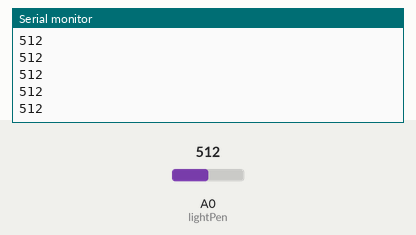
Recording of a sketch running on a simulated Arduino Uno, built with avr-gcc and run on an emulated ATmega328P. Shown: the last lines printed to the serial monitor. Inputs (shaded band) come from the test bench; at power-on: A0 (lightPen) = 512.

Above: at 1.2 s.
1.3 s: A0 (lightPen) set to 716
At 1.68 s:
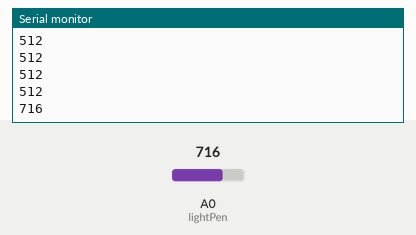
2.8 s: A0 (lightPen) set to 900
At 2.93 s:
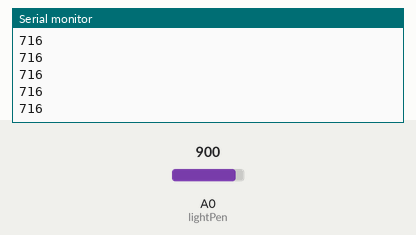
Timing chart, 0 to 5.8 s (numbered marks = the images above; inputs shaded):
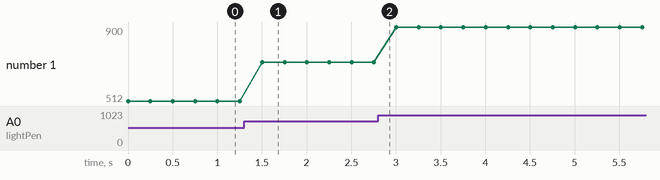

The sketch:

ldrTEST.ino
```cpp
int lightPen=A0;
int lightVal;
int dv=250;

void setup() {
  // put your setup code here, to run once:
  pinMode(lightPen,INPUT);
  Serial.begin(115200);
}

void loop() {
lightVal=analogRead(lightPen);
Serial.println(lightVal);
delay(dv);

//if (lightVal>350){
//  digitalWrite(greenPin,HIGH);
//  digitalWrite(redPin,LOW);
//}
//if (lightVal<350){
//    digitalWrite(greenPin,LOW);
//  digitalWrite(redPin,HIGH);
//}

}
```

Measured:
- after the input at 1.3 s, the serial monitor: prints a new line after 0.20 s (image 1)
- plotted number 1: 512 → 716 after the input at 1.3 s, 716 → 900 after the input at 2.8 s
